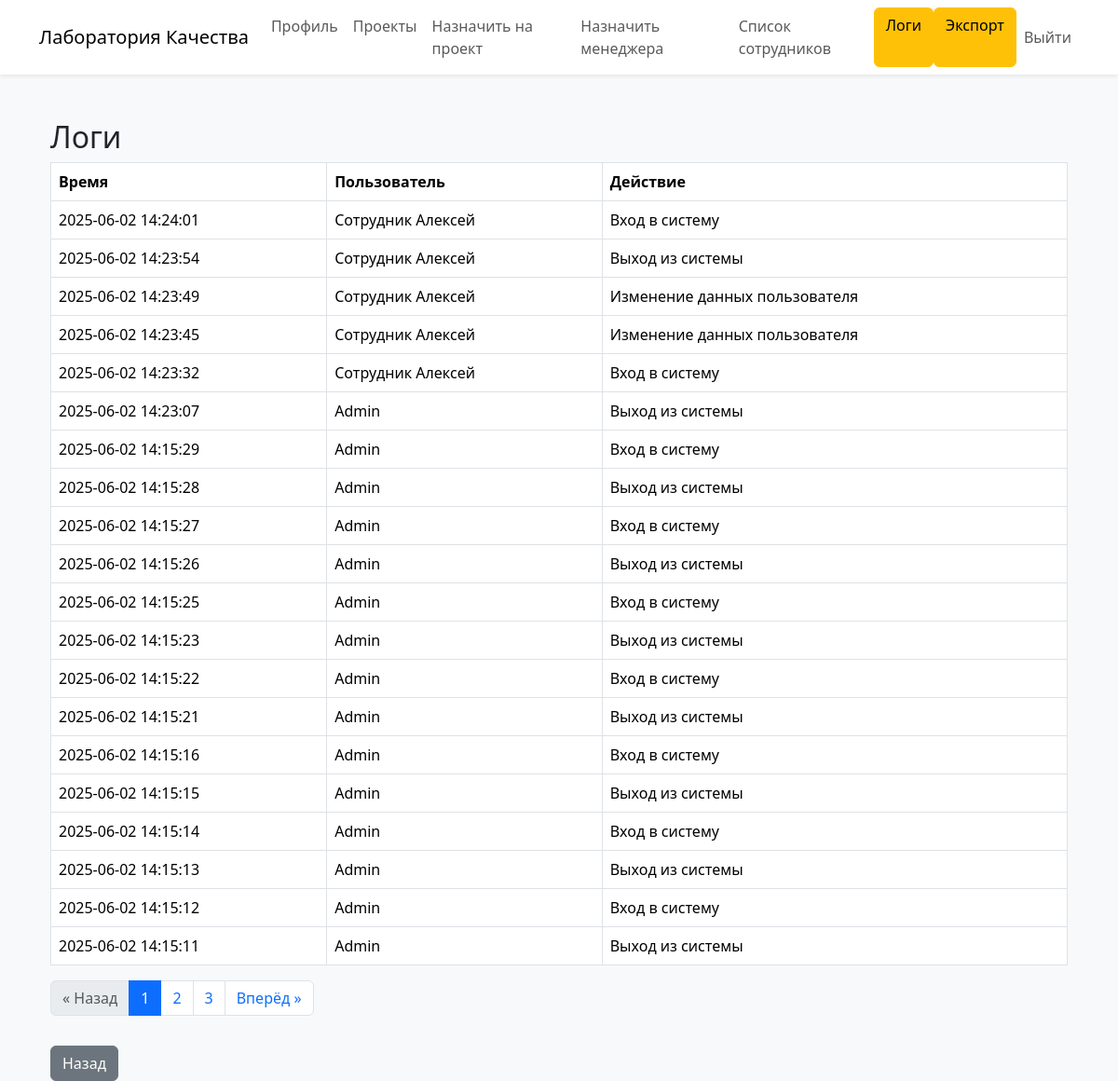
/admin/logs (signed in), run on the app's committed database.
### models/log.py (models this page shows)
class Log(db.Model):
    id = db.Column(db.Integer, primary_key=True)
    action = db.Column(db.String(255), nullable=False)
    timestamp = db.Column(db.DateTime, default=datetime.utcnow)
    user_id = db.Column(db.Integer, db.ForeignKey('user.id'), nullable=False)

### models/user.py (models this page shows)
class User(db.Model, UserMixin):
    id = db.Column(db.Integer, primary_key=True)
    name = db.Column(db.String(64), nullable=False)
    email = db.Column(db.String(120), unique=True, nullable=False)
    password_hash = db.Column(db.String(128), nullable=False)
    role_id = db.Column(db.Integer, db.ForeignKey('role.id'), nullable=False)
    user_projects = db.relationship('UserProject', backref='user', lazy=True)
    manager_id = db.Column(db.Integer, db.ForeignKey('user.id'), nullable=True)
    subordinates = db.relationship('User', backref=db.backref('manager', remote_side='User.id'), lazy=True)
    logs = db.relationship('Log', backref='user', lazy=True)

### routes.py (the view)
    @app.route('/admin/logs')
    @login_required
    def admin_logs():
        if current_user.role_id not in [1, 2, 3]:
            return redirect(url_for('profile'))
        page = request.args.get('page', 1, type=int)  # текущая страница
        per_page = 20  # количество логов на одной странице
        logs = Log.query.order_by(Log.timestamp.desc()).paginate(page=page, per_page=per_page)
        return render_template('admin_logs.html', logs=logs)

### __init__.py (called while the page is built)
def create_app():
    app = Flask(__name__)
    app.config.from_object(Config)
    db.init_app(app)
    login.init_app(app)
    from models.user import User
    @login.user_loader
    def load_user(user_id):
        return User.query.get(int(user_id))
    from routes import register_routes
    register_routes(app)
    return app

### templates/admin_logs.html (shortened to what this page needs)
{% extends "base.html" %}
{% block content %}
<div class="container mt-5">
    <h2>Логи</h2>
    <table class="table table-bordered">
        <thead>
            <tr>
                <th>Время</th>
                <th>Пользователь</th>
                <th>Действие</th>
            </tr>
        </thead>
        <tbody>
            {% for log in logs.items %}
                <tr>
                    <td>{{ log.timestamp.strftime('%Y-%m-%d %H:%M:%S') }}</td>
                    <td>{{ log.user.name }}</td>
                    <td>{{ log.action }}</td>
                </tr>
            {% endfor %}
        </tbody>
    </table>
    <nav>
        <ul class="pagination">
            {% if logs.has_prev %}
                <li class="page-item">
                    <a class="page-link" href="{{ url_for('admin_logs', page=logs.prev_num) }}">&laquo; Назад</a>
                </li>
            {% else %}
                <li class="page-item disabled"><span class="page-link">&laquo; Назад</span></li>
            {% endif %}
            {% for page_num in range(1, logs.pages + 1) %}
                <li class="page-item {% if page_num == logs.page %}active{% endif %}">
                    <a class="page-link" href="{{ url_for('admin_logs', page=page_num) }}">{{ page_num }}</a>
                </li>
            {% endfor %}
            {% if logs.has_next %}
                <li class="page-item">
                    <a class="page-link" href="{{ url_for('admin_logs', page=logs.next_num) }}">Вперёд &raquo;</a>
                </li>
            {% else %}
                <li class="page-item disabled"><span class="page-link">Вперёд &raquo;</span></li>
            {% endif %}
        </ul>
    </nav>
    <a href="{{ url_for('profile') }}" class="btn btn-secondary mt-3">Назад</a>
</div>
{% endblock %}

### data on the page
Log: timestamp "2025-06-02 14:24:01", user.name "Сотрудник Алексей", action "Вход в систему"
Log: timestamp "2025-06-02 14:23:54", user.name "Сотрудник Алексей", action "Выход из системы"
Log: timestamp "2025-06-02 14:23:49", user.name "Сотрудник Алексей", action "Изменение данных пользователя"
Log: timestamp "2025-06-02 14:23:45", user.name "Сотрудник Алексей", action "Изменение данных пользователя"
Log: timestamp "2025-06-02 14:23:32", user.name "Сотрудник Алексей", action "Вход в систему"
Log: timestamp "2025-06-02 14:23:07", user.name "Admin", action "Выход из системы"
Log: timestamp "2025-06-02 14:15:29", user.name "Admin", action "Вход в систему"
Log: timestamp "2025-06-02 14:15:28", user.name "Admin", action "Выход из системы"
Log: timestamp "2025-06-02 14:15:27", user.name "Admin", action "Вход в систему"
Log: timestamp "2025-06-02 14:15:26", user.name "Admin", action "Выход из системы"
Log: timestamp "2025-06-02 14:15:25", user.name "Admin", action "Вход в систему"
Log: timestamp "2025-06-02 14:15:23", user.name "Admin", action "Выход из системы"
Log: timestamp "2025-06-02 14:15:22", user.name "Admin", action "Вход в систему"
Log: timestamp "2025-06-02 14:15:21", user.name "Admin", action "Выход из системы"
Log: timestamp "2025-06-02 14:15:16", user.name "Admin", action "Вход в систему"
Log: timestamp "2025-06-02 14:15:15", user.name "Admin", action "Выход из системы"
Log: timestamp "2025-06-02 14:15:14", user.name "Admin", action "Вход в систему"
Log: timestamp "2025-06-02 14:15:13", user.name "Admin", action "Выход из системы"
Log: timestamp "2025-06-02 14:15:12", user.name "Admin", action "Вход в систему"
Log: timestamp "2025-06-02 14:15:11", user.name "Admin", action "Выход из системы"

### other printed values
{{ page_num }} "1" "2" "3"
